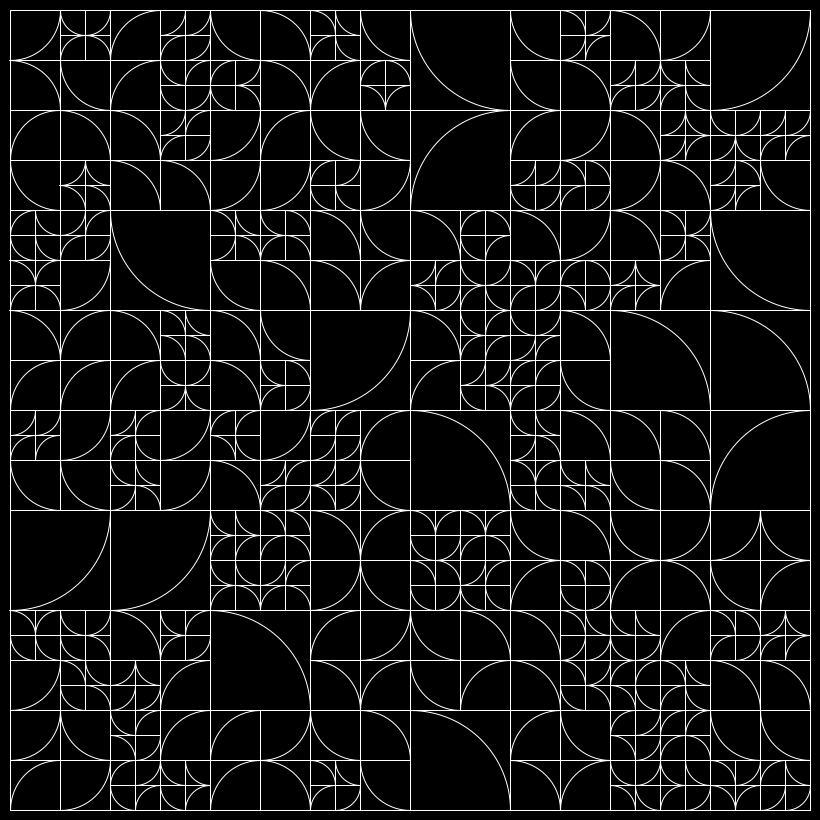
Frame 1 (no input)
Frame 60 (the mouse pressed at the canvas centre just before this capture): identical to frame 1, image omitted
Frame 120 (the mouse held since frame 60 and released just before this capture): identical to frame 1, image omitted

The Processing sketch that drew this single still picture (run headless with seeded random() and noise(); from frame 60 on, the mouse is pressed at the canvas centre):

// Processing sketch: Sketch_24
// ── Sketch_24.pde
ArrayList<GridPoint> points = new ArrayList<GridPoint>();
float tileWidth = 100, tileHeight = 100;

void setup()
{
    size(820,820);

    for (float x = 0; x < (width - 20); x += tileWidth) 
    {
        for (float y = 0; y < (height - 20); y += tileHeight) 
        {
            points.add(new GridPoint(x, y, tileWidth, tileHeight));
        }
    }
    
    randomlySubdivideGridPoints();
    randomlySubdivideGridPoints();
}

void randomlySubdivideGridPoints () 
{
    ArrayList<GridPoint> newPoints = new ArrayList<GridPoint>();
    
    for (GridPoint p : points)
    {
        if (random(1) > 0.5) 
        {
            p.Subdivide(newPoints);
        } 
        else 
        {
            newPoints.add(p);
        }
    }
    
    points = newPoints;
}

void draw()
{    
    background(0);
    translate(10, 10);

    for (GridPoint point : points)
    {
        point.Draw();
    }

    save("frame.png");
}

class GridPoint 
{
    float x, y, tileWidth, tileHeight;
    ArrayList<GridPoint> points = new ArrayList<GridPoint>();
    int randInt = (int) random(4);
    int randDepth = (int) random(1,6);
    int randFill = (int) random(2);

    GridPoint(float _x, float _y, float _tw, float _th)
    {
        x = _x;
        y = _y; 
        tileWidth = _tw; 
        tileHeight = _th;
    }

    void Draw()
    {
        stroke(255);
        strokeWeight(1);
        noFill();
        rect(x,y,tileWidth,tileHeight);

        switch (randInt) 
        {
            case 0:
                arc(x, y, tileWidth*2, tileHeight*2, 0, HALF_PI);
            break;

            case 1:
                arc(x + tileWidth, y, tileWidth*2, tileHeight*2, HALF_PI, PI);
            break;

            case 2:
                arc(x + tileWidth, y + tileHeight, tileWidth*2, tileHeight*2, PI, PI+HALF_PI);
            break;

            case 3:
                arc(x, y + tileHeight, tileWidth*2, tileHeight*2, PI+HALF_PI, TWO_PI);
            break;
        }

    }

    void Subdivide(ArrayList<GridPoint> pointsBefore)
    {
        points = pointsBefore;

        for (float w = 0; w <= 1; w++) 
        {
            for (float h = 0; h <=1; h++) 
            {
                points.add(new GridPoint(x + ((tileWidth/2) * w), y + ((tileHeight/2) * h), tileWidth/2, tileHeight/2));
            }
        }
    }
}
